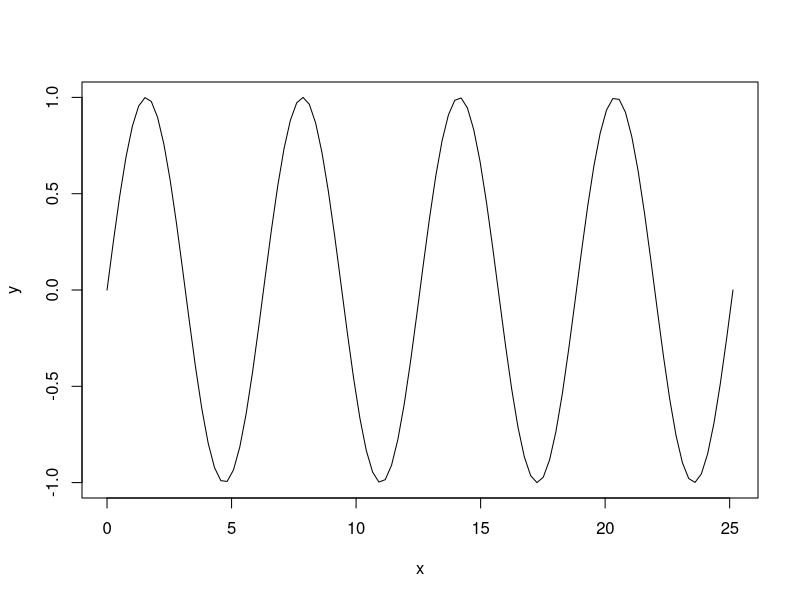
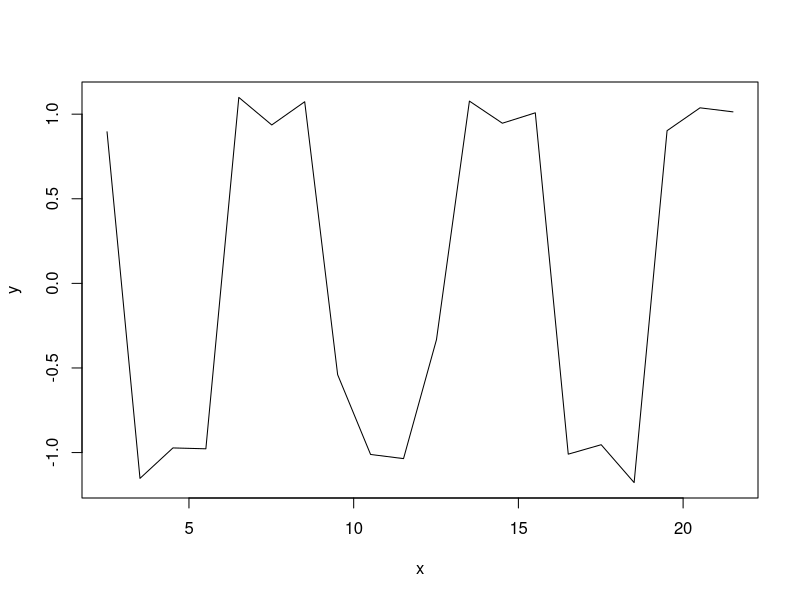

Here is the R script that generated these plots, in order:
####################################################### IT Exercise 7
### Plotting a basic sin function
x <- seq(0,8*pi,length.out=100)
y <- sin(x)
plot(x,y,type="l")

### Plotting a sin function for Task 1b
x <- seq(0.8*pi,length.out=20)
y <- 4/pi*(sin(x)+sin(3*x)/3+sin(5*x)/5+sin(7*x)/7+sin(9*x)/9)
plot(x,y,type="l")

### Natural Log
3^4
exp(4*log(3))

### Log Base 2
log2(3)
log(3)/log(2)













